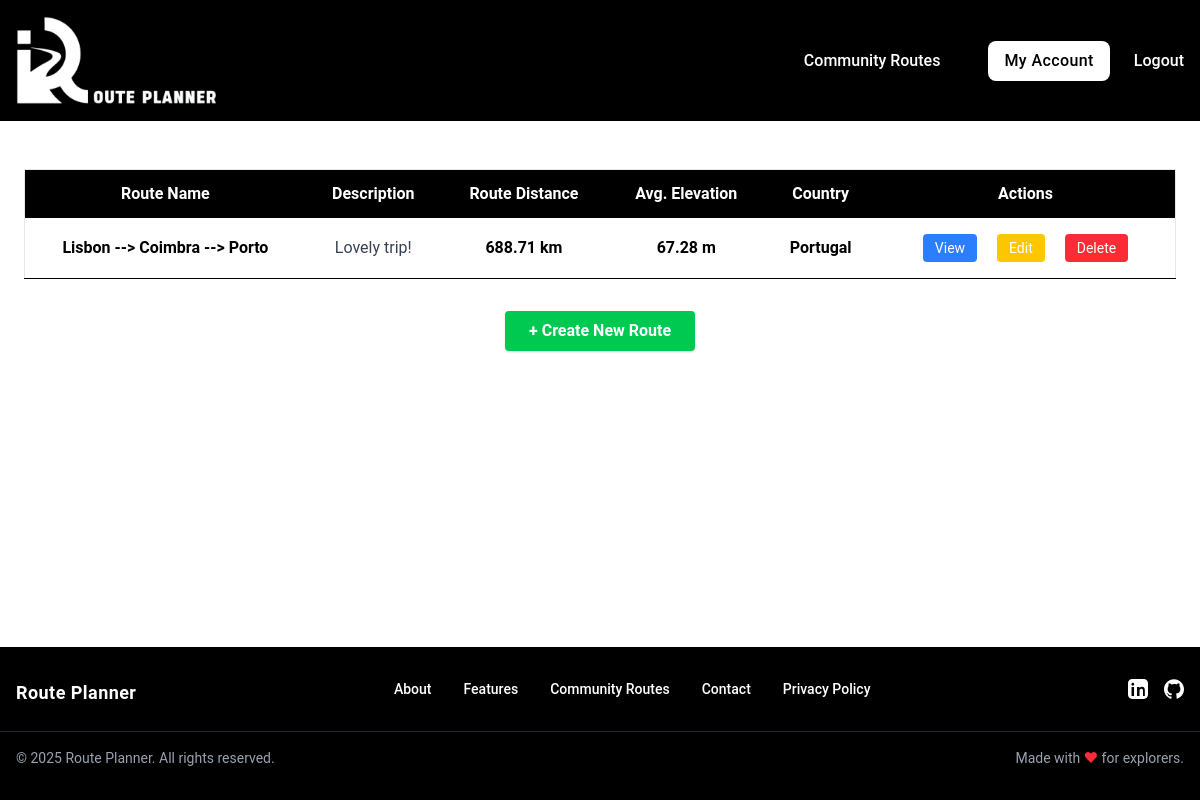
The page /my-routes (signed in) on the database as committed earlier.
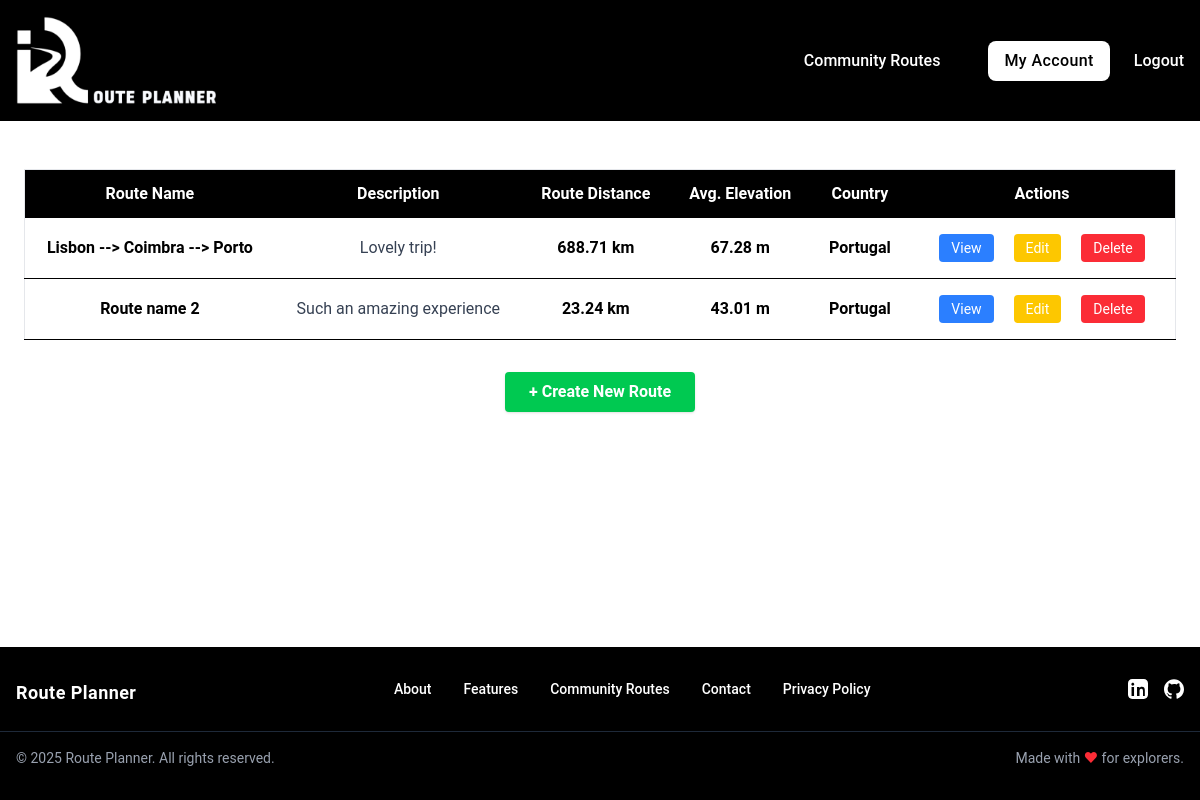
The same page on the database as committed later.
### tables this page shows
CREATE TABLE routes (
id INTEGER PRIMARY KEY,
user_id INTEGER NOT NULL,
name TEXT NOT NULL,
description TEXT,
coordinates TEXT NOT NULL, elevation_gain REAL DEFAULT 0, elevation_loss REAL DEFAULT 0, max_elevation REAL DEFAULT 0, min_elevation REAL DEFAULT 0, avg_elevation REAL DEFAULT 0, total_distance REAL DEFAULT 0, map_image_url TEXT, country TEXT,
FOREIGN KEY (user_id) REFERENCES users(id)
);

### app.py (the view)
@app.route("/my-routes")
@login_required
def my_routes():
    user_id = session.get("user_id")
    my_routes = query_db(
        "SELECT * FROM routes WHERE user_id = ?", (user_id,)
    )
    return render_template("routes/my_routes.html", routes = my_routes, user_id = user_id)

### helpers.py (called while the page is built)
def get_db():
    db = getattr(g, "_database", None)
    if db is None:
        db = g._database = sqlite3.connect(DATABASE)
        db.row_factory = sqlite3.Row # Allows accessing columns by name
    return db

def close_connection(exception):
    db = getattr(g, "_database", None)
    if db is not None:
        db.close()

def query_db(query, args = (), commit = False):
    connection = get_db()
    current = connection.cursor()
    current.execute(query, args)
    if commit:
        connection.commit()
    else:
        return current.fetchall()

def login_required(f):
    @wraps(f)
    def decorated_function(*args, **kwargs):
        if "user_id" not in session:
            flash("Please log in to access this page.", "error")
            return redirect("/login")
        return f(*args, **kwargs)
    return decorated_function

### templates/routes/my_routes.html (shortened to what this page needs)
{% extends "base.html" %}
{% block main %}
  <div class="max-w-7xl mx-auto my-[2%] p-6">
    {% if routes %}
      <div class="overflow-x-auto">
        <table class="min-w-full bg-white border border-gray-200">
          <thead class="bg-black text-white sticky top-0 z-10">
            <tr>
              <th class="py-3 px-4 text-center">Route Name</th>
              <th class="py-3 px-4 text-center">Description</th>
              <th class="py-3 px-4 text-center">Route Distance</th>
              <th class="py-3 px-4 text-center">Avg. Elevation</th>
              <th class="py-3 px-4 text-center">Country</th>
              <th class="py-3 px-4 text-center">Actions</th>
            </tr>
          </thead>
          <tbody>
            {% for route in routes %}
              <tr class="border-b hover:bg-blue-50 text-center">
                <td class="py-2 px-4 font-semibold">{{ route.name }}</td>
                <td class="py-2 px-4 truncate max-w-xs text-gray-700">
                  {% if route.description %}
                    {{ route.description }}
                  {% else %}
                    <span class="text-gray-500 italic">
                      No description available
                    </span>
                  {% endif %}
                </td>
                <td class="py-2 px-4 font-semibold">{{ route.total_distance }} km</td>
                <td class="py-2 px-4 font-semibold">{{ route.avg_elevation }} m</td>
                <td class="py-2 px-4 font-semibold">{{ route.country }}</td>
                <td class="py-2 px-4 space-x-2 text-center">
                  <a
                    class="inline-block bg-blue-500 hover:bg-blue-600 text-white px-3 py-1 rounded text-sm my-2 mx-2"
                    href="/route/{{ route.id }}"
                    >
                    View
                  </a>
                  <a
                    class="inline-block bg-yellow-400 hover:bg-yellow-500 text-white px-3 py-1 rounded text-sm my-2 mx-2"
                    href="/route/{{ route.id }}/edit"
                    >
                    Edit
                  </a>
                  <a
                    class="inline-block bg-red-500 hover:bg-red-600 text-white px-3 py-1 rounded text-sm my-2 mx-2"
                    href="/route/{{ route.id }}/delete"
                    >
                    Delete
                  </a>
                </td>
              </tr>
            {% endfor %}
          </tbody>
        </table>
      </div>
    {% else %}
      <p class="text-center text-gray-500 mt-8">
        You haven't created any routes yet.
      </p>
    {% endif %}
    <div class="mt-8 flex justify-center">
      <a
        class="bg-green-500 hover:bg-green-600 text-white font-bold py-2 px-6 rounded shadow"
        href="/">
        + Create New Route
      </a>
    </div>
  </div>
{% endblock %}

Rows that differ between the two databases and show on the page:
added routes: name "Route name 2", description "Such an amazing experience", total_distance "23.24", avg_elevation "43.01", country "Portugal"
